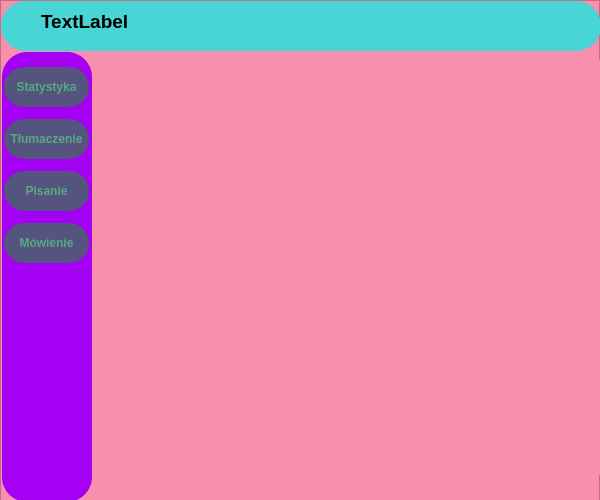
<?xml version="1.0" encoding="UTF-8"?>
<ui version="4.0">
 <class>MainWindow</class>
 <widget class="QMainWindow" name="MainWindow">
  <property name="geometry">
   <rect>
    <x>0</x>
    <y>0</y>
    <width>600</width>
    <height>500</height>
   </rect>
  </property>
  <property name="minimumSize">
   <size>
    <width>600</width>
    <height>500</height>
   </size>
  </property>
  <property name="maximumSize">
   <size>
    <width>600</width>
    <height>500</height>
   </size>
  </property>
  <property name="windowTitle">
   <string>MainWindow</string>
  </property>
  <widget class="QWidget" name="centralwidget">
   <property name="maximumSize">
    <size>
     <width>600</width>
     <height>500</height>
    </size>
   </property>
   <widget class="QFrame" name="bglayout">
    <property name="geometry">
     <rect>
      <x>0</x>
      <y>0</y>
      <width>600</width>
      <height>501</height>
     </rect>
    </property>
    <property name="sizePolicy">
     <sizepolicy hsizetype="Maximum" vsizetype="Maximum">
      <horstretch>0</horstretch>
      <verstretch>0</verstretch>
     </sizepolicy>
    </property>
    <property name="minimumSize">
     <size>
      <width>600</width>
      <height>0</height>
     </size>
    </property>
    <property name="styleSheet">
     <string notr="true">background-color: #f78fad;</string>
    </property>
    <property name="frameShape">
     <enum>QFrame::StyledPanel</enum>
    </property>
    <property name="frameShadow">
     <enum>QFrame::Raised</enum>
    </property>
    <widget class="QFrame" name="top_bar">
     <property name="geometry">
      <rect>
       <x>1</x>
       <y>1</y>
       <width>600</width>
       <height>50</height>
      </rect>
     </property>
     <property name="minimumSize">
      <size>
       <width>600</width>
       <height>50</height>
      </size>
     </property>
     <property name="maximumSize">
      <size>
       <width>600</width>
       <height>50</height>
      </size>
     </property>
     <property name="styleSheet">
      <string notr="true">background-color: rgb(71, 213, 213);
border-radius: 25px;</string>
     </property>
     <property name="frameShape">
      <enum>QFrame::StyledPanel</enum>
     </property>
     <property name="frameShadow">
      <enum>QFrame::Raised</enum>
     </property>
     <widget class="QLabel" name="pageTitle">
      <property name="geometry">
       <rect>
        <x>40</x>
        <y>0</y>
        <width>411</width>
        <height>40</height>
       </rect>
      </property>
      <property name="minimumSize">
       <size>
        <width>0</width>
        <height>40</height>
       </size>
      </property>
      <property name="font">
       <font>
        <pointsize>14</pointsize>
        <bold>true</bold>
       </font>
      </property>
      <property name="text">
       <string>TextLabel</string>
      </property>
     </widget>
    </widget>
    <widget class="QFrame" name="side_bar">
     <property name="geometry">
      <rect>
       <x>2</x>
       <y>52</y>
       <width>90</width>
       <height>450</height>
      </rect>
     </property>
     <property name="minimumSize">
      <size>
       <width>90</width>
       <height>450</height>
      </size>
     </property>
     <property name="maximumSize">
      <size>
       <width>100</width>
       <height>400</height>
      </size>
     </property>
     <property name="styleSheet">
      <string notr="true">background-color: rgb(163, 0, 244);
border-radius: 25px;</string>
     </property>
     <property name="frameShape">
      <enum>QFrame::StyledPanel</enum>
     </property>
     <property name="frameShadow">
      <enum>QFrame::Raised</enum>
     </property>
     <widget class="QWidget" name="verticalLayoutWidget_2">
      <property name="geometry">
       <rect>
        <x>-1</x>
        <y>9</y>
        <width>91</width>
        <height>211</height>
       </rect>
      </property>
      <layout class="QVBoxLayout" name="verticalLayout_2">
       <item alignment="Qt::AlignHCenter">
        <widget class="QPushButton" name="statystykaBtn">
         <property name="minimumSize">
          <size>
           <width>85</width>
           <height>40</height>
          </size>
         </property>
         <property name="maximumSize">
          <size>
           <width>80</width>
           <height>40</height>
          </size>
         </property>
         <property name="font">
          <font>
           <bold>true</bold>
          </font>
         </property>
         <property name="styleSheet">
          <string notr="true">background-color: rgb(84, 84, 126);
border-radius: 20px;
border-color: rgb(123, 0, 189);
color: rgb(85, 170, 127);</string>
         </property>
         <property name="text">
          <string>Statystyka</string>
         </property>
        </widget>
       </item>
       <item alignment="Qt::AlignHCenter">
        <widget class="QPushButton" name="tlumaczBtn">
         <property name="minimumSize">
          <size>
           <width>85</width>
           <height>40</height>
          </size>
         </property>
         <property name="maximumSize">
          <size>
           <width>80</width>
           <height>40</height>
          </size>
         </property>
         <property name="font">
          <font>
           <bold>true</bold>
          </font>
         </property>
         <property name="styleSheet">
          <string notr="true">background-color: rgb(84, 84, 126);
border-radius: 20px;
border-color: rgb(123, 0, 189);
color: rgb(85, 170, 127);</string>
         </property>
         <property name="text">
          <string>Tłumaczenie</string>
         </property>
        </widget>
       </item>
       <item alignment="Qt::AlignHCenter">
        <widget class="QPushButton" name="pisanieBtn">
         <property name="minimumSize">
          <size>
           <width>85</width>
           <height>40</height>
          </size>
         </property>
         <property name="maximumSize">
          <size>
           <width>80</width>
           <height>40</height>
          </size>
         </property>
         <property name="font">
          <font>
           <bold>true</bold>
          </font>
         </property>
         <property name="styleSheet">
          <string notr="true">background-color: rgb(84, 84, 126);
border-radius: 20px;
border-color: rgb(123, 0, 189);
color: rgb(85, 170, 127);</string>
         </property>
         <property name="text">
          <string>Pisanie</string>
         </property>
        </widget>
       </item>
       <item alignment="Qt::AlignHCenter">
        <widget class="QPushButton" name="mowienieBtn">
         <property name="minimumSize">
          <size>
           <width>85</width>
           <height>40</height>
          </size>
         </property>
         <property name="maximumSize">
          <size>
           <width>80</width>
           <height>40</height>
          </size>
         </property>
         <property name="font">
          <font>
           <bold>true</bold>
          </font>
         </property>
         <property name="styleSheet">
          <string notr="true">background-color: rgb(84, 84, 126);
border-radius: 20px;
border-color: rgb(123, 0, 189);
color: rgb(85, 170, 127);</string>
         </property>
         <property name="text">
          <string>Mówienie</string>
         </property>
        </widget>
       </item>
      </layout>
     </widget>
    </widget>
    <widget class="QStackedWidget" name="stackedWidget">
     <property name="geometry">
      <rect>
       <x>100</x>
       <y>60</y>
       <width>500</width>
       <height>415</height>
      </rect>
     </property>
     <property name="sizePolicy">
      <sizepolicy hsizetype="Maximum" vsizetype="Maximum">
       <horstretch>0</horstretch>
       <verstretch>0</verstretch>
      </sizepolicy>
     </property>
     <property name="minimumSize">
      <size>
       <width>500</width>
       <height>415</height>
      </size>
     </property>
     <property name="maximumSize">
      <size>
       <width>500</width>
       <height>400</height>
      </size>
     </property>
     <widget class="QWidget" name="pageStatystyka"/>
     <widget class="QWidget" name="pageTlumaczenie">
      <widget class="QWidget" name="horizontalLayoutWidget_3">
       <property name="geometry">
        <rect>
         <x>0</x>
         <y>0</y>
         <width>501</width>
         <height>130</height>
        </rect>
       </property>
       <layout class="QHBoxLayout" name="horizontalLayout">
        <property name="spacing">
         <number>0</number>
        </property>
        <property name="rightMargin">
         <number>0</number>
        </property>
        <item alignment="Qt::AlignHCenter">
         <widget class="QLabel" name="label_2">
          <property name="text">
           <string/>
          </property>
          <property name="pixmap">
           <pixmap>../img/united-kingdom.png</pixmap>
          </property>
         </widget>
        </item>
        <item alignment="Qt::AlignHCenter">
         <widget class="QPushButton" name="zamienBtn">
          <property name="text">
           <string>Zamień</string>
          </property>
         </widget>
        </item>
        <item alignment="Qt::AlignHCenter">
         <widget class="QLabel" name="label">
          <property name="text">
           <string/>
          </property>
          <property name="pixmap">
           <pixmap>../img/poland.png</pixmap>
          </property>
         </widget>
        </item>
       </layout>
      </widget>
     </widget>
    </widget>
   </widget>
  </widget>
 </widget>
 <resources/>
 <connections/>
</ui>
